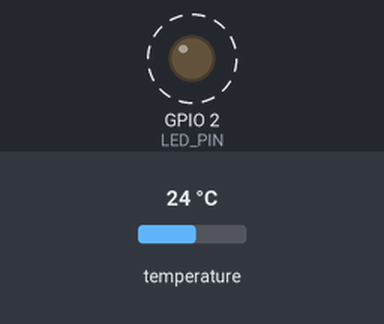
This sketch was run on a simulated ESP32. Shown: output pins drawn as LEDs (lit = HIGH). Dashed ring = blinking. Inputs (shaded band) come from the test bench; at power-on: temperature 24 °C. What the sketch prints to the serial monitor is not drawn.

Above: at 0.3 s.
Timing chart, 0 to 3.0 s (numbered marks = the images above):
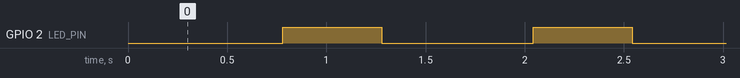

Measured:
- by itself, GPIO 2 (LED_PIN): alternates HIGH for 0.50 s and LOW for 0.76 s

The sketch:

esp32.ino
```cpp
#include <OneWire.h>
#include <DallasTemperature.h>

#define ONE_WIRE_BUS 25
#define LED_PIN 2


OneWire oneWire(ONE_WIRE_BUS);
DallasTemperature sensors(&oneWire);

void setup(void) {
  Serial.begin(9600);
  sensors.begin();
  pinMode(LED_PIN, OUTPUT);
}

void loop(void) {
  sensors.requestTemperatures();

    float tempC = sensors.getTempCByIndex(0);
  digitalWrite(LED_PIN, HIGH);
  Serial.println(tempC);
  delay(500);
  digitalWrite(LED_PIN, LOW);
}
```
